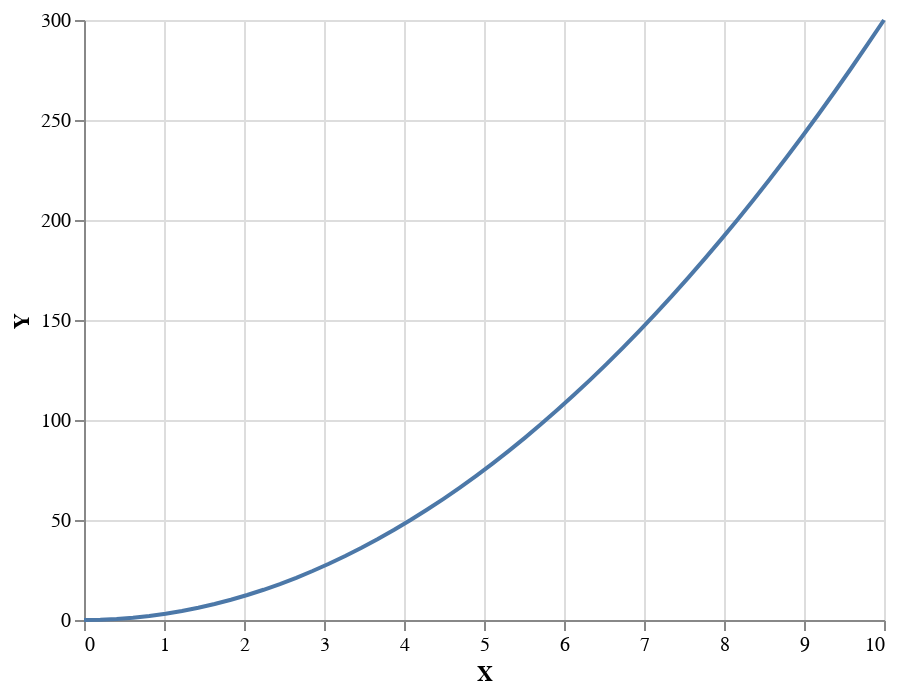

Write notebook code for a chart like this one.
### Code cell
alt.Chart(alt_df).mark_line().encode(x='X', y='Y')

### Figure 1 — Vega-Lite specification as saved in the notebook (floating-point values rounded to 4 significant figures)
{"config": {"view": {"continuousWidth": 400, "continuousHeight": 300}}, "data": {"name": "data-dec4332341ba05ecec10153c402e526e"}, "mark": "line", "encoding": {"x": {"type": "quantitative", "field": "X"}, "y": {"type": "quantitative", "field": "Y"}}, "$schema": "https://vega.github.io/schema/vega-lite/v4.8.1.json", "datasets": {"data-dec4332341ba05ecec10153c402e526e": [{"X": 0.0, "Y": 0.0}, {"X": 0.2041, "Y": 0.1249}, {"X": 0.4082, "Y": 0.4998}, {"X": 0.6122, "Y": 1.125}, {"X": 0.8163, "Y": 1.999}, {"X": 1.02, "Y": 3.124}, {"X": 1.224, "Y": 4.498}, {"X": 1.429, "Y": 6.122}, {"X": 1.633, "Y": 7.997}, {"X": 1.837, "Y": 10.12}, {"X": 2.041, "Y": 12.49}, {"X": 2.245, "Y": 15.12}, {"X": 2.449, "Y": 17.99}, {"X": 2.653, "Y": 21.12}, {"X": 2.857, "Y": 24.49}, {"X": 3.061, "Y": 28.11}, {"X": 3.265, "Y": 31.99}, {"X": 3.469, "Y": 36.11}, {"X": 3.673, "Y": 40.48}, {"X": 3.878, "Y": 45.11}, {"X": 4.082, "Y": 49.98}, {"X": 4.286, "Y": 55.1}, {"X": 4.49, "Y": 60.47}, {"X": 4.694, "Y": 66.1}, {"X": 4.898, "Y": 71.97}, {"X": 5.102, "Y": 78.09}, {"X": 5.306, "Y": 84.46}, {"X": 5.51, "Y": 91.09}, {"X": 5.714, "Y": 97.96}, {"X": 5.918, "Y": 105.1}, {"X": 6.122, "Y": 112.5}, {"X": 6.327, "Y": 120.1}, {"X": 6.531, "Y": 127.9}, {"X": 6.735, "Y": 136.1}, {"X": 6.939, "Y": 144.4}, {"X": 7.143, "Y": 153.1}, {"X": 7.347, "Y": 161.9}, {"X": 7.551, "Y": 171.1}, {"X": 7.755, "Y": 180.4}, {"X": 7.959, "Y": 190.0}, {"X": 8.163, "Y": 199.9}, {"X": 8.367, "Y": 210.0}, {"X": 8.571, "Y": 220.4}, {"X": 8.776, "Y": 231.0}, {"X": 8.98, "Y": 241.9}, {"X": 9.184, "Y": 253.0}, {"X": 9.388, "Y": 264.4}, {"X": 9.592, "Y": 276.0}, {"X": 9.796, "Y": 287.9}, {"X": 10.0, "Y": 300.0}]}}
